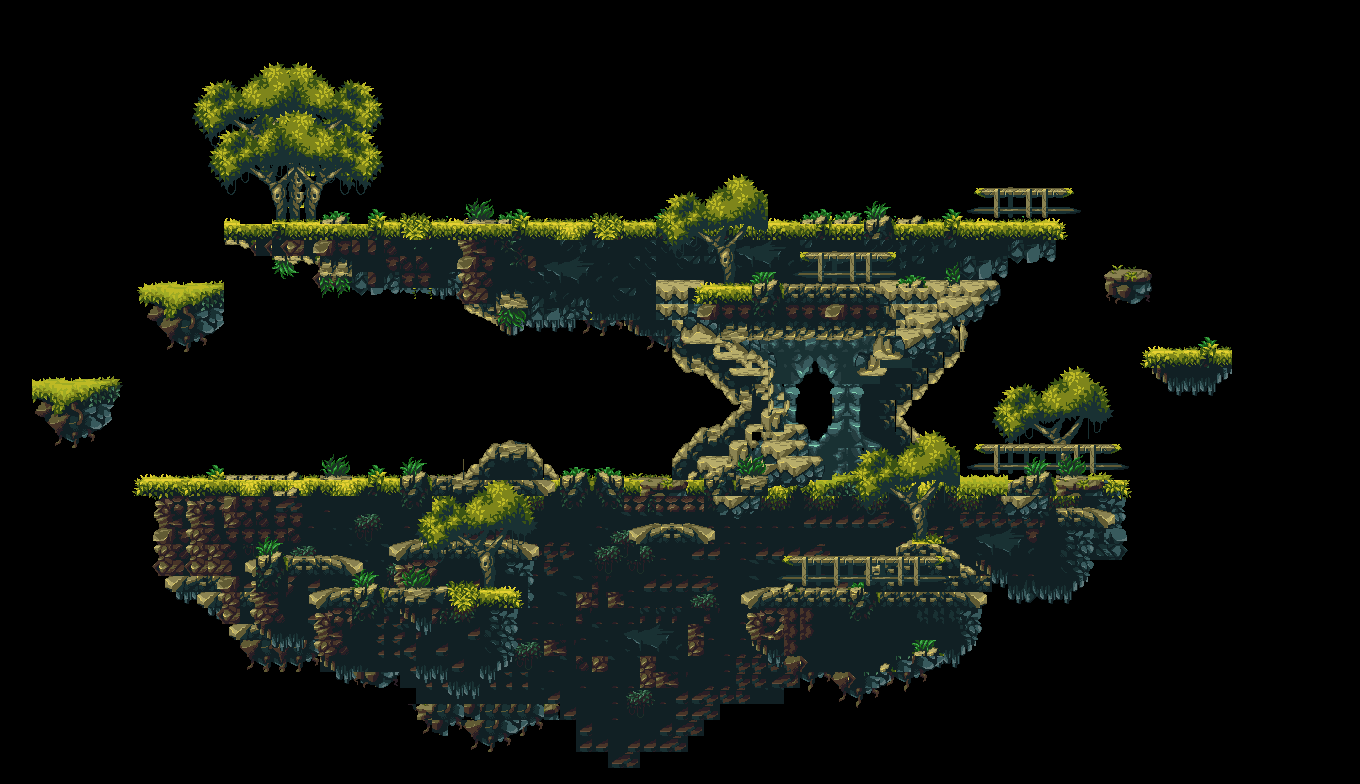

A level layout from a 2D game, rendered from its tile map. Below: a short description, then the map file with tile-grid data replaced by summaries:
An orthogonal 85x49 tile map with 16x16 px tiles, 7 tile layers (Bottom, Base, BackIsland, Tile Layer 2, ...).

<map version="1.10" tiledversion="1.11.2" orientation="orthogonal" renderorder="right-down" width="85" height="49" tilewidth="16" tileheight="16" infinite="0" nextlayerid="15" nextobjectid="1">
 <tileset firstgid="1" source="TileSet/Map1TileSet.tsx" />
 <layer id="7" name="Bottom" width="85" height="49">
  <data>[4165 cells, 155 non-empty, 97 distinct tile ids]</data>
 </layer>
 <layer id="5" name="Base" width="85" height="49">
  <data>[4165 cells, 1242 non-empty, 249 distinct tile ids]</data>
 </layer>
 <layer id="8" name="BackIsland" width="85" height="49">
  <data>[4165 cells, 408 non-empty, 192 distinct tile ids]</data>
 </layer>
 <layer id="6" name="Tile Layer 2" width="85" height="49">
  <data>[4165 cells, 342 non-empty, 192 distinct tile ids]</data>
 </layer>
 <layer id="9" name="Trees" width="85" height="49">
  <data>[4165 cells, 513 non-empty, 205 distinct tile ids]</data>
 </layer>
 <layer id="11" name="Tile Layer 6" width="85" height="49">
  <data>[4165 cells, 615 non-empty, 287 distinct tile ids]</data>
 </layer>
 <layer id="14" name="Tile Layer 7" width="85" height="49">
  <data>[4165 cells, 176 non-empty, 136 distinct tile ids]</data>
 </layer>
</map>
